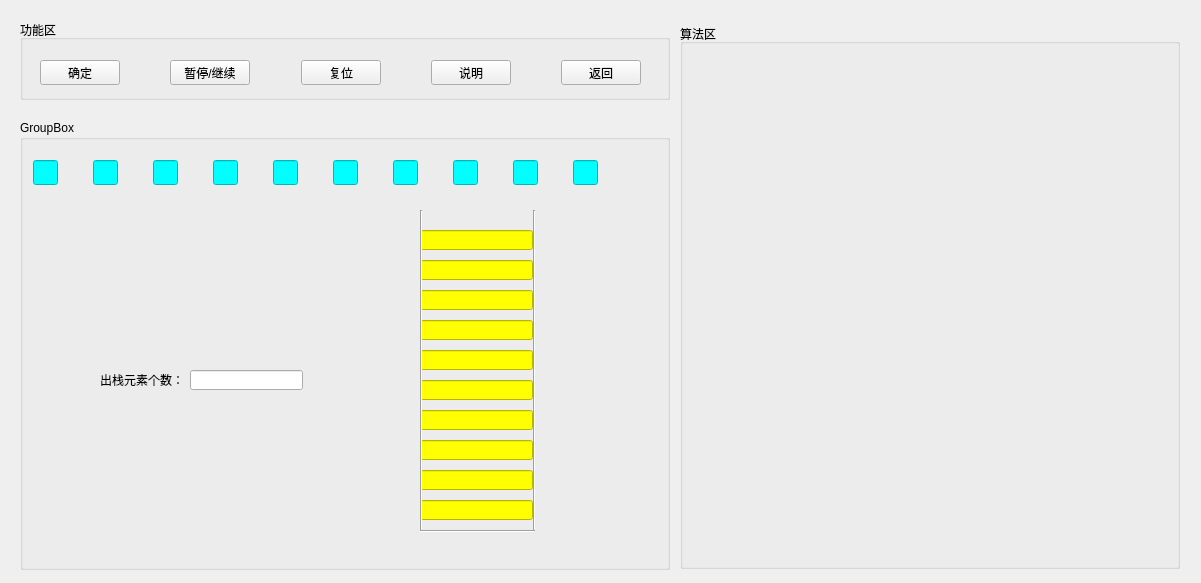
<?xml version="1.0" encoding="UTF-8"?>
<ui version="4.0">
 <class>stackOutView</class>
 <widget class="QWidget" name="stackOutView">
  <property name="geometry">
   <rect>
    <x>0</x>
    <y>0</y>
    <width>1201</width>
    <height>583</height>
   </rect>
  </property>
  <property name="windowTitle">
   <string>Form</string>
  </property>
  <widget class="QGroupBox" name="ButtonBox">
   <property name="geometry">
    <rect>
     <x>20</x>
     <y>20</y>
     <width>650</width>
     <height>80</height>
    </rect>
   </property>
   <property name="title">
    <string>功能区</string>
   </property>
   <widget class="QWidget" name="layoutWidget">
    <property name="geometry">
     <rect>
      <x>20</x>
      <y>40</y>
      <width>601</width>
      <height>25</height>
     </rect>
    </property>
    <layout class="QHBoxLayout" name="horizontalLayout">
     <item>
      <widget class="QPushButton" name="startButton">
       <property name="text">
        <string>确定</string>
       </property>
      </widget>
     </item>
     <item>
      <spacer name="horizontalSpacer">
       <property name="orientation">
        <enum>Qt::Horizontal</enum>
       </property>
       <property name="sizeHint" stdset="0">
        <size>
         <width>40</width>
         <height>20</height>
        </size>
       </property>
      </spacer>
     </item>
     <item>
      <widget class="QPushButton" name="pauseButton">
       <property name="text">
        <string>暂停/继续</string>
       </property>
      </widget>
     </item>
     <item>
      <spacer name="horizontalSpacer_2">
       <property name="orientation">
        <enum>Qt::Horizontal</enum>
       </property>
       <property name="sizeHint" stdset="0">
        <size>
         <width>40</width>
         <height>20</height>
        </size>
       </property>
      </spacer>
     </item>
     <item>
      <widget class="QPushButton" name="frashButton">
       <property name="text">
        <string>复位</string>
       </property>
      </widget>
     </item>
     <item>
      <spacer name="horizontalSpacer_3">
       <property name="orientation">
        <enum>Qt::Horizontal</enum>
       </property>
       <property name="sizeHint" stdset="0">
        <size>
         <width>40</width>
         <height>20</height>
        </size>
       </property>
      </spacer>
     </item>
     <item>
      <widget class="QPushButton" name="explainButton">
       <property name="text">
        <string>说明</string>
       </property>
      </widget>
     </item>
     <item>
      <spacer name="horizontalSpacer_4">
       <property name="orientation">
        <enum>Qt::Horizontal</enum>
       </property>
       <property name="sizeHint" stdset="0">
        <size>
         <width>40</width>
         <height>20</height>
        </size>
       </property>
      </spacer>
     </item>
     <item>
      <widget class="QPushButton" name="backButton">
       <property name="text">
        <string>返回</string>
       </property>
      </widget>
     </item>
    </layout>
   </widget>
  </widget>
  <widget class="QGroupBox" name="groupBox">
   <property name="geometry">
    <rect>
     <x>20</x>
     <y>120</y>
     <width>650</width>
     <height>450</height>
    </rect>
   </property>
   <property name="title">
    <string>GroupBox</string>
   </property>
   <widget class="QLineEdit" name="lineEdit_1">
    <property name="geometry">
     <rect>
      <x>400</x>
      <y>110</y>
      <width>113</width>
      <height>20</height>
     </rect>
    </property>
    <property name="styleSheet">
     <string notr="true">background-color: rgb(255, 255, 0);</string>
    </property>
    <property name="readOnly">
     <bool>true</bool>
    </property>
   </widget>
   <widget class="QLineEdit" name="lineEdit_2">
    <property name="geometry">
     <rect>
      <x>400</x>
      <y>140</y>
      <width>113</width>
      <height>20</height>
     </rect>
    </property>
    <property name="styleSheet">
     <string notr="true">background-color: rgb(255, 255, 0);</string>
    </property>
    <property name="readOnly">
     <bool>true</bool>
    </property>
   </widget>
   <widget class="QLineEdit" name="lineEdit_3">
    <property name="geometry">
     <rect>
      <x>400</x>
      <y>170</y>
      <width>113</width>
      <height>20</height>
     </rect>
    </property>
    <property name="styleSheet">
     <string notr="true">background-color: rgb(255, 255, 0);</string>
    </property>
    <property name="readOnly">
     <bool>true</bool>
    </property>
   </widget>
   <widget class="QLineEdit" name="lineEdit_4">
    <property name="geometry">
     <rect>
      <x>400</x>
      <y>200</y>
      <width>113</width>
      <height>20</height>
     </rect>
    </property>
    <property name="styleSheet">
     <string notr="true">background-color: rgb(255, 255, 0);</string>
    </property>
    <property name="readOnly">
     <bool>true</bool>
    </property>
   </widget>
   <widget class="QLineEdit" name="lineEdit_5">
    <property name="geometry">
     <rect>
      <x>400</x>
      <y>230</y>
      <width>113</width>
      <height>20</height>
     </rect>
    </property>
    <property name="styleSheet">
     <string notr="true">background-color: rgb(255, 255, 0);</string>
    </property>
    <property name="readOnly">
     <bool>true</bool>
    </property>
   </widget>
   <widget class="QLineEdit" name="lineEdit_6">
    <property name="geometry">
     <rect>
      <x>400</x>
      <y>260</y>
      <width>113</width>
      <height>20</height>
     </rect>
    </property>
    <property name="styleSheet">
     <string notr="true">background-color: rgb(255, 255, 0);</string>
    </property>
    <property name="readOnly">
     <bool>true</bool>
    </property>
   </widget>
   <widget class="QLineEdit" name="lineEdit_7">
    <property name="geometry">
     <rect>
      <x>400</x>
      <y>290</y>
      <width>113</width>
      <height>20</height>
     </rect>
    </property>
    <property name="styleSheet">
     <string notr="true">background-color: rgb(255, 255, 0);</string>
    </property>
    <property name="readOnly">
     <bool>true</bool>
    </property>
   </widget>
   <widget class="QLineEdit" name="lineEdit_8">
    <property name="geometry">
     <rect>
      <x>400</x>
      <y>320</y>
      <width>113</width>
      <height>20</height>
     </rect>
    </property>
    <property name="styleSheet">
     <string notr="true">background-color: rgb(255, 255, 0);</string>
    </property>
    <property name="readOnly">
     <bool>true</bool>
    </property>
   </widget>
   <widget class="QLineEdit" name="lineEdit_9">
    <property name="geometry">
     <rect>
      <x>400</x>
      <y>350</y>
      <width>113</width>
      <height>20</height>
     </rect>
    </property>
    <property name="styleSheet">
     <string notr="true">background-color: rgb(255, 255, 0);</string>
    </property>
    <property name="readOnly">
     <bool>true</bool>
    </property>
   </widget>
   <widget class="QLineEdit" name="lineEdit_10">
    <property name="geometry">
     <rect>
      <x>400</x>
      <y>380</y>
      <width>113</width>
      <height>20</height>
     </rect>
    </property>
    <property name="styleSheet">
     <string notr="true">background-color: rgb(255, 255, 0);</string>
    </property>
    <property name="readOnly">
     <bool>true</bool>
    </property>
   </widget>
   <widget class="QLineEdit" name="lineEdit_20">
    <property name="geometry">
     <rect>
      <x>553</x>
      <y>40</y>
      <width>25</width>
      <height>25</height>
     </rect>
    </property>
    <property name="styleSheet">
     <string notr="true">background-color: rgb(0, 255, 255);</string>
    </property>
    <property name="readOnly">
     <bool>true</bool>
    </property>
   </widget>
   <widget class="QLineEdit" name="lineEdit_11">
    <property name="geometry">
     <rect>
      <x>13</x>
      <y>40</y>
      <width>25</width>
      <height>25</height>
     </rect>
    </property>
    <property name="styleSheet">
     <string notr="true">background-color: rgb(0, 255, 255);</string>
    </property>
    <property name="readOnly">
     <bool>true</bool>
    </property>
   </widget>
   <widget class="QLineEdit" name="lineEdit_12">
    <property name="geometry">
     <rect>
      <x>73</x>
      <y>40</y>
      <width>25</width>
      <height>25</height>
     </rect>
    </property>
    <property name="styleSheet">
     <string notr="true">background-color: rgb(0, 255, 255);</string>
    </property>
    <property name="readOnly">
     <bool>true</bool>
    </property>
   </widget>
   <widget class="QLineEdit" name="lineEdit_13">
    <property name="geometry">
     <rect>
      <x>133</x>
      <y>40</y>
      <width>25</width>
      <height>25</height>
     </rect>
    </property>
    <property name="styleSheet">
     <string notr="true">background-color: rgb(0, 255, 255);</string>
    </property>
    <property name="readOnly">
     <bool>true</bool>
    </property>
   </widget>
   <widget class="QLineEdit" name="lineEdit_14">
    <property name="geometry">
     <rect>
      <x>193</x>
      <y>40</y>
      <width>25</width>
      <height>25</height>
     </rect>
    </property>
    <property name="styleSheet">
     <string notr="true">background-color: rgb(0, 255, 255);</string>
    </property>
    <property name="readOnly">
     <bool>true</bool>
    </property>
   </widget>
   <widget class="QLineEdit" name="lineEdit_15">
    <property name="geometry">
     <rect>
      <x>253</x>
      <y>40</y>
      <width>25</width>
      <height>25</height>
     </rect>
    </property>
    <property name="styleSheet">
     <string notr="true">background-color: rgb(0, 255, 255);</string>
    </property>
    <property name="readOnly">
     <bool>true</bool>
    </property>
   </widget>
   <widget class="QLineEdit" name="lineEdit_16">
    <property name="geometry">
     <rect>
      <x>313</x>
      <y>40</y>
      <width>25</width>
      <height>25</height>
     </rect>
    </property>
    <property name="styleSheet">
     <string notr="true">background-color: rgb(0, 255, 255);</string>
    </property>
    <property name="readOnly">
     <bool>true</bool>
    </property>
   </widget>
   <widget class="QLineEdit" name="lineEdit_17">
    <property name="geometry">
     <rect>
      <x>373</x>
      <y>40</y>
      <width>25</width>
      <height>25</height>
     </rect>
    </property>
    <property name="styleSheet">
     <string notr="true">background-color: rgb(0, 255, 255);</string>
    </property>
    <property name="readOnly">
     <bool>true</bool>
    </property>
   </widget>
   <widget class="QLineEdit" name="lineEdit_18">
    <property name="geometry">
     <rect>
      <x>433</x>
      <y>40</y>
      <width>25</width>
      <height>25</height>
     </rect>
    </property>
    <property name="styleSheet">
     <string notr="true">background-color: rgb(0, 255, 255);</string>
    </property>
    <property name="readOnly">
     <bool>true</bool>
    </property>
   </widget>
   <widget class="QLineEdit" name="lineEdit_19">
    <property name="geometry">
     <rect>
      <x>493</x>
      <y>40</y>
      <width>25</width>
      <height>25</height>
     </rect>
    </property>
    <property name="styleSheet">
     <string notr="true">background-color: rgb(0, 255, 255);</string>
    </property>
    <property name="readOnly">
     <bool>true</bool>
    </property>
   </widget>
   <widget class="QLineEdit" name="currentlineEdit">
    <property name="geometry">
     <rect>
      <x>170</x>
      <y>250</y>
      <width>113</width>
      <height>20</height>
     </rect>
    </property>
    <property name="readOnly">
     <bool>true</bool>
    </property>
   </widget>
   <widget class="QLabel" name="label">
    <property name="geometry">
     <rect>
      <x>80</x>
      <y>254</y>
      <width>80</width>
      <height>12</height>
     </rect>
    </property>
    <property name="text">
     <string>出栈元素个数：</string>
    </property>
   </widget>
   <widget class="Line" name="line">
    <property name="geometry">
     <rect>
      <x>400</x>
      <y>90</y>
      <width>3</width>
      <height>320</height>
     </rect>
    </property>
    <property name="orientation">
     <enum>Qt::Vertical</enum>
    </property>
   </widget>
   <widget class="Line" name="line_2">
    <property name="geometry">
     <rect>
      <x>400</x>
      <y>410</y>
      <width>115</width>
      <height>3</height>
     </rect>
    </property>
    <property name="orientation">
     <enum>Qt::Horizontal</enum>
    </property>
   </widget>
   <widget class="Line" name="line_3">
    <property name="geometry">
     <rect>
      <x>513</x>
      <y>90</y>
      <width>3</width>
      <height>320</height>
     </rect>
    </property>
    <property name="orientation">
     <enum>Qt::Vertical</enum>
    </property>
   </widget>
  </widget>
  <widget class="QGroupBox" name="dockWidget">
   <property name="geometry">
    <rect>
     <x>680</x>
     <y>24</y>
     <width>500</width>
     <height>545</height>
    </rect>
   </property>
   <property name="title">
    <string>算法区</string>
   </property>
  </widget>
 </widget>
 <resources/>
 <connections/>
</ui>
